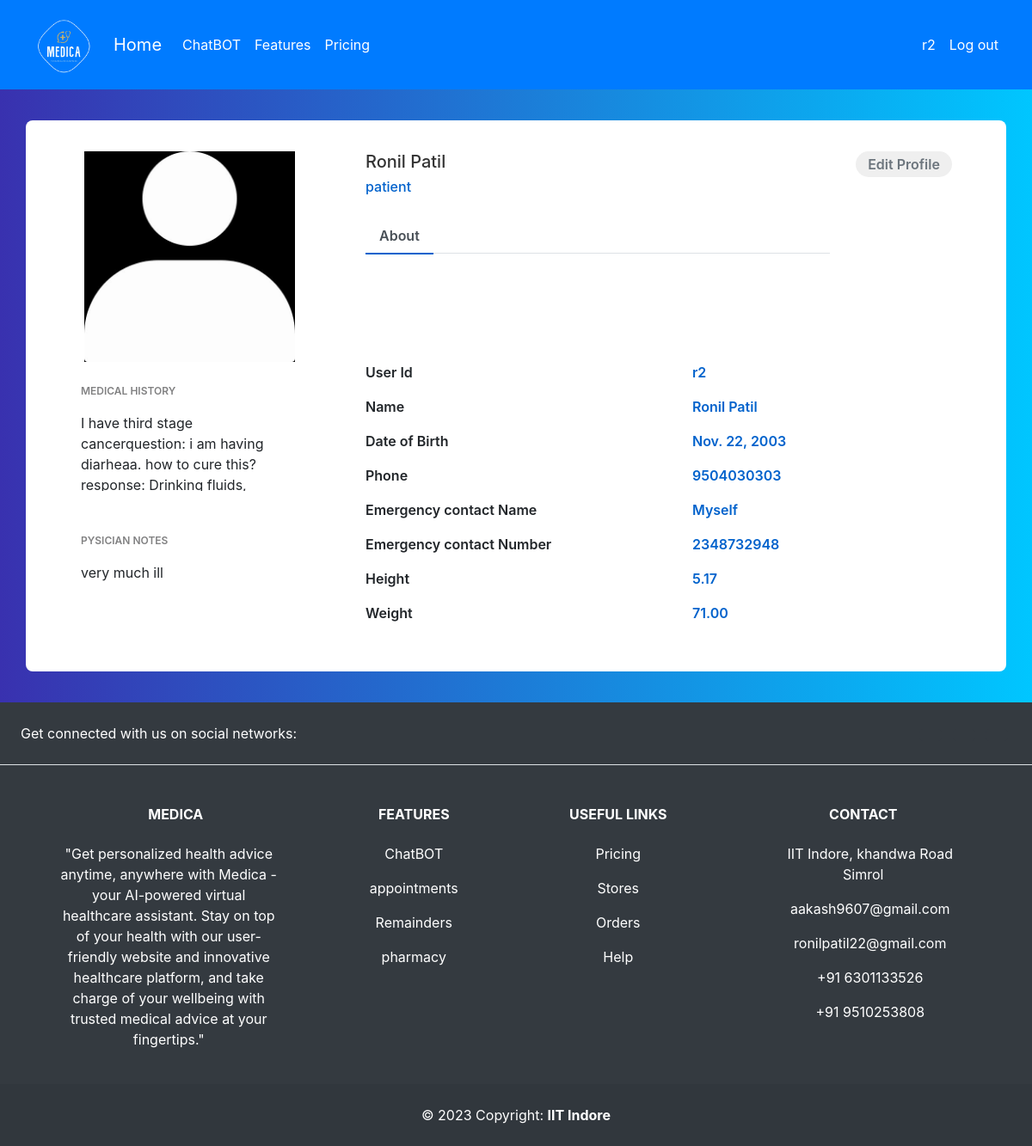
/profile/ (signed in), run on an earlier commit of the app's database.
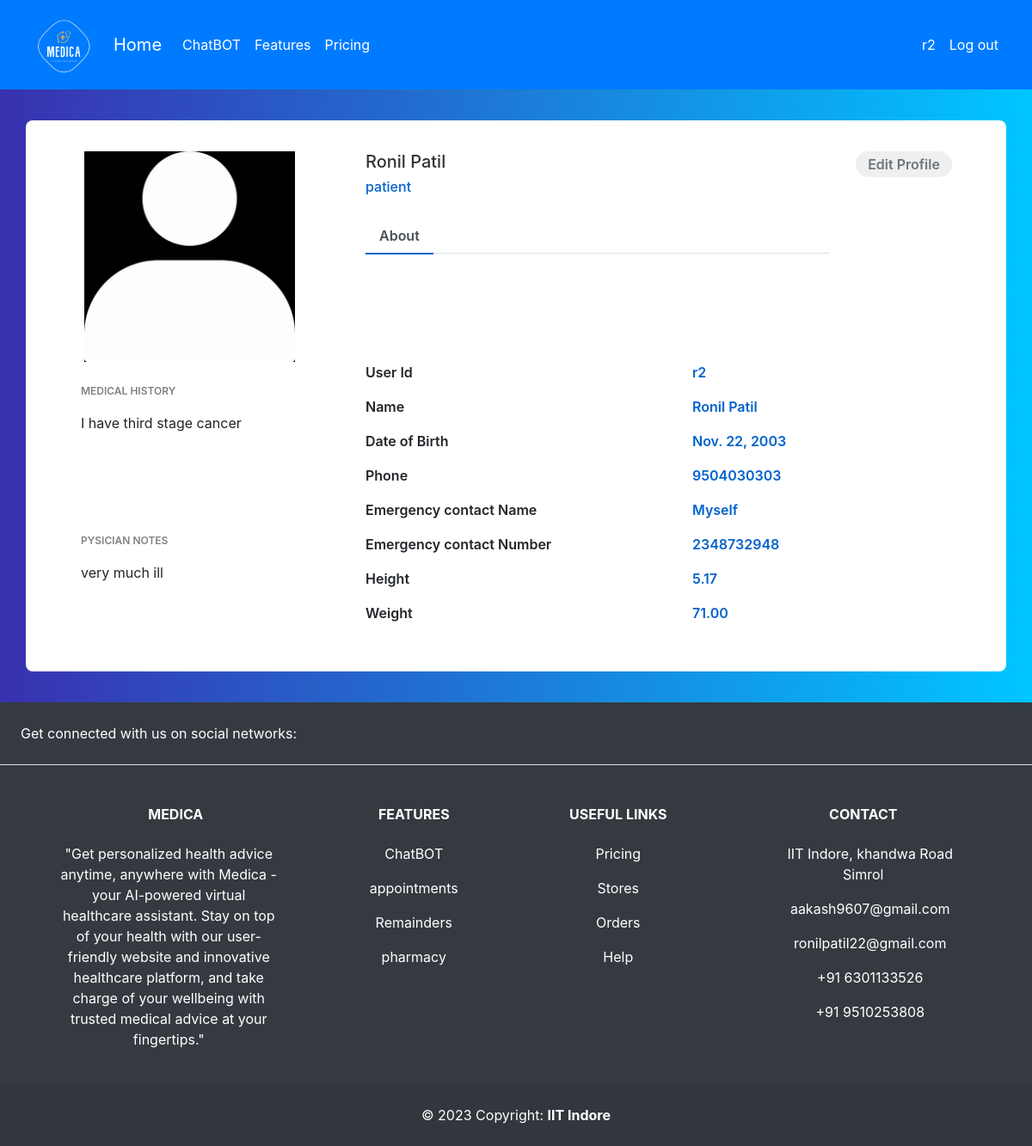
And on a later commit of the database.
### Data/models.py (models this page shows)
class Patient(models.Model):
    user = models.OneToOneField(User, on_delete=models.CASCADE)
    full_name = models.CharField(max_length=255)
    date_of_birth = models.DateField()
    address = models.CharField(max_length=255)
    gender = models.CharField( max_length=50, default='Male')
    phone_number = models.CharField(max_length=20)
    emergency_contact_name = models.CharField(max_length=255)
    emergency_contact_phone = models.CharField(max_length=20)
    medical_history = models.TextField()
    height = models.DecimalField(max_digits=5, decimal_places=2)
    weight = models.DecimalField(max_digits=5, decimal_places=2)
    physician_notes = models.TextField()

### Data/views.py (the view)
# urls.py: path('profile/', views.profile, name="profile"),
def profile(request):
    user = request.user
    try:
        template = loader.get_template('profile_patient.html')
        patient = Patient.objects.get(user=user)
        context ={
        'patient':patient,
        }
        if request.method == "POST":
            return redirect('/edit')
        return HttpResponse(template.render(context, request))
    except:
        template = loader.get_template('profile_doctor.html')
        doctor = Doctor.objects.get(user=user)
        context = {
            'doctor':doctor,
        }
        if request.method == "POST":
            return redirect('/edit')
        return HttpResponse(template.render(context,request))

### Data/templates/profile_patient.html (shortened to what the changed rows need)
{% extends 'base.html' %}
{% load static %}
{% block head %}
<link rel="stylesheet" href="{% static 'profile.css' %}">
<link href="//maxcdn.bootstrapcdn.com/bootstrap/4.1.1/css/bootstrap.min.css" rel="stylesheet" id="bootstrap-css">
{% endblock head %}
{% block content %}
<div class="container emp-profile">
    <form method="POST">
        <div class="row">
            <div class="col-md-6">
                <div class="profile-head">
                            <h5>
                                {{patient.full_name}}
                            </h5>
                            <h6>
                                patient
                            </h6>
                    <ul class="nav nav-tabs" id="myTab" role="tablist">
                        <li class="nav-item">
                        </li>
                    </ul>
                </div>
            </div>
        </div>
        <div class="row">
            <div class="col-md-4">
                <div class="profile-work">
                    <p>MEDICAL HISTORY</p>
                    {{patient.medical_history}}
                </div>
                <br>
                <div class="profile-work">
                    <p>PYSICIAN NOTES</p>
                    {{patient.physician_notes}}
                </div>
            </div>
            <div class="col-md-8">
                <div class="tab-content profile-tab" id="myTabContent">
                    <div class="tab-pane fade show active" id="home" role="tabpanel" aria-labelledby="home-tab">
                                <div class="row">
                                    <div class="col-md-6">
                                        <p>{{patient.user}}</p>
                                    </div>
                                </div>
                                <div class="row">
                                    <div class="col-md-6">
                                        <p>{{patient.full_name}}</p>
                                    </div>
                                </div>
                                <div class="row">
                                    <div class="col-md-6">
                                        <p>{{patient.date_of_birth}}</p>
                                    </div>
                                </div>
                                <div class="row">
                                    <div class="col-md-6">
                                        <p>{{patient.phone_number}}</p>
                                    </div>
                                </div>
                                <div class="row">
                                    <div class="col-md-6">
                                        <p>{{patient.emergency_contact_name}}</p>
                                    </div>
                                </div>
                                <div class="row">
                                    <div class="col-md-6">
                                        <p>{{patient.emergency_contact_phone}}</p>
                                    </div>
                                </div>
                                <div class="row">
                                    <div class="col-md-6">
                                        <p>{{patient.height}}</p>
                                    </div>
                                </div>
                                <div class="row">
                                    <div class="col-md-6">
                                        <p>{{patient.weight}}</p>
                                    </div>
                                </div>
                    </div>
                </div>
            </div>
        </div>
    </form>
</div>
{% endblock content %}

What changed in the data, as far as the page shows it:
changed Patient "Ronil Patil": medical_history "I have third stage cancerquestion: i am having diarheaa. how to cure this? response: Drinking fluids,…" → "I have third stage cancer"
